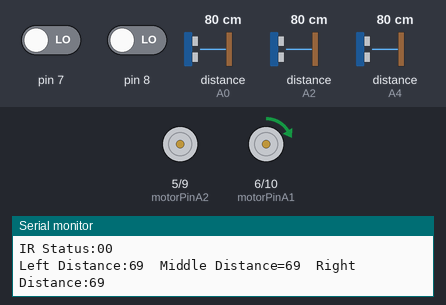
Recording of a sketch running on a simulated Arduino Uno, built with avr-gcc and run on an emulated ATmega328P. Shown: motor-driver pin pairs drawn as motors (green arrow = first pin HIGH = forward, orange = second pin HIGH = backward, longer = more drive), the last lines printed to the serial monitor. Wiring (inferred from the names in the program): 3 × ultrasonic range finder: trigger A1, echo A0 / trigger A3, echo A2 / trigger A5, echo A4. Inputs (shaded band) come from the test bench; at power-on: distance to the obstacle (sensors on A0, A4, A2) 80 cm, pin 7 LOW, pin 8 LOW. The echo pulse lasts 58.3 µs per cm.

Above: at 1.7 s.
1.8 s: distance to the obstacle (sensor on A0) set to 14 cm
3.3 s: distance to the obstacle (sensor on A0) set to 11 cm
At 3.9 s:
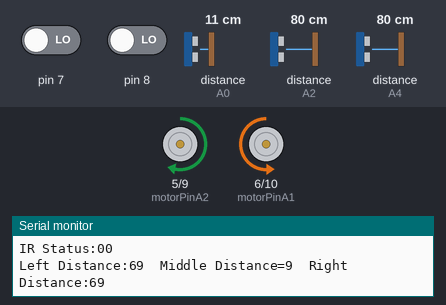
4.9 s: distance to the obstacle (sensor on A4) set to 29 cm
7.9 s: distance to the obstacle (sensor on A4) set to 24 cm
At 8.8 s:
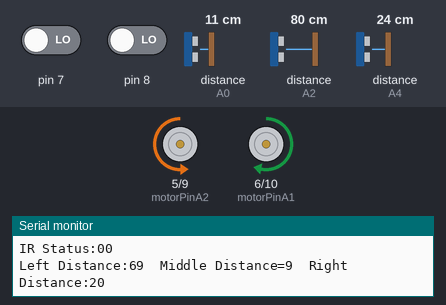
9.4 s: distance to the obstacle (sensor on A2) set to 30 cm
10.9 s: distance to the obstacle (sensor on A2) set to 23 cm
At 11.8 s:
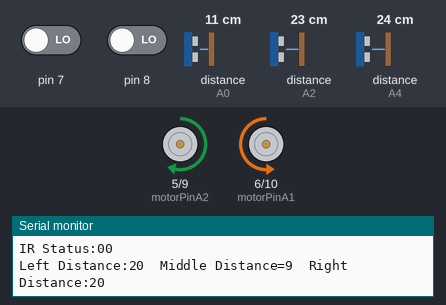
Timing chart, 0 to 13.9 s (numbered marks = the images above; inputs shaded):
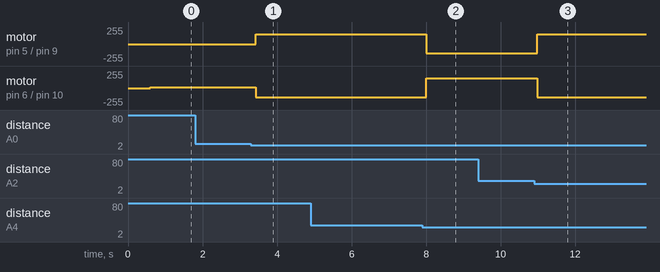

Measured:
- the behaviour switches between 13 and 12 cm on distance to the obstacle (sensor on A0) (found by bisection; images 0 and 1)
- the behaviour switches between 27 and 26 cm on distance to the obstacle (sensor on A4) (found by bisection; images 1 and 2)
- the behaviour switches between 27 and 26 cm on distance to the obstacle (sensor on A2) (found by bisection; images 2 and 3)
- after the input at 3.3 s, motor on pin 5 (motorPinA2) / pin 9 (motorPinB2): stopped → forward 150/255 after 0.12 s; motor on pin 6 (motorPinA1) / pin 10 (motorPinB1): forward 10/255 → backward 140/255 after 0.12 s
- after the input at 7.9 s, motor on pin 5 (motorPinA2) / pin 9 (motorPinB2): forward 150/255 → backward 140/255 after 0.10 s; motor on pin 6 (motorPinA1) / pin 10 (motorPinB1): backward 140/255 → forward 150/255 after 0.10 s
- after the input at 10.9 s, motor on pin 5 (motorPinA2) / pin 9 (motorPinB2): backward 140/255 → forward 150/255 after 0.08 s; motor on pin 6 (motorPinA1) / pin 10 (motorPinB1): forward 150/255 → backward 140/255 after 0.08 s

The sketch:

Obstacle_Avoidance_R.c.ino
```cpp
const int usmechoPin = A0,usmtrigPin = A1,uslechoPin = A2,usltrigPin = A3,usrechoPin = A4,usrtrigPin = A5;
int motorPinA1 = 6,motorPinA2 = 5, motorPinB1 =10,motorPinB2 = 9;
const int left=1,right=2;
const int path[16]={2,1,1,2,2,2,1,2,1,1,2};
int duration,distance;
int leftd,rightd,middled,i=0,dthreshold=4;
bool isWall=false;
int leftIR, rightIR;
const int motorSpeedA= 150, motorSpeedB= 140;
bool start=true;

void readSensor(){

  leftIR= digitalRead(8);
  rightIR= digitalRead(7);
  Serial.print("\nIR Status:");
  Serial.print(leftIR);
  Serial.println(rightIR);

  analogWrite(usltrigPin, 0);
  delayMicroseconds(10);
  analogWrite(usltrigPin, 180);
  delayMicroseconds(10);
  analogWrite(usltrigPin, 0);
  duration = pulseIn(uslechoPin, 180);
  distance= duration*0.030/2;
  Serial.print("Left Distance:");
  Serial.print(distance);
  leftd=distance;

  analogWrite(usmtrigPin, 0);
  delayMicroseconds(10);
  analogWrite(usmtrigPin, 180);
  delayMicroseconds(10);
  analogWrite(usmtrigPin, 0);
  duration = pulseIn(usmechoPin, 180);
  distance= duration*0.030/2;
  Serial.print("  Middle Distance=");
  Serial.print(distance);
  middled=distance;

  analogWrite(usrtrigPin, 0);
  delayMicroseconds(10);
  analogWrite(usrtrigPin, 180);
  delayMicroseconds(10);
  analogWrite(usrtrigPin, 0);
  duration = pulseIn(usrechoPin, 180);
  distance= duration*0.030/2;
  Serial.print("  Right Distance:");
  Serial.print(distance);
  rightd=distance;

  Serial.println();
}

void rightmotion(int speedRight,int speedLeft){
  digitalWrite(motorPinA1,LOW);
  analogWrite(motorPinA2,speedRight);
  analogWrite(motorPinB1,speedLeft);
  digitalWrite(motorPinB2,LOW);
}

void leftmotion(int speedRight,int speedLeft){
  analogWrite(motorPinA1,speedRight);
  digitalWrite(motorPinA2,LOW);
  digitalWrite(motorPinB1,LOW);
  analogWrite(motorPinB2,speedLeft);
}

void forward(int speedRight,int speedLeft){
  analogWrite(motorPinA1,speedRight);
  digitalWrite(motorPinA2,LOW);
  analogWrite(motorPinB1,speedLeft);
  digitalWrite(motorPinB2,LOW);
}

void stopb(){
  digitalWrite(motorPinA1,LOW);
  digitalWrite(motorPinA2,LOW);
  digitalWrite(motorPinB1,LOW);
  digitalWrite(motorPinB2,LOW);
}

void setup(){
  Serial.begin(9600);
  delay(500);
  pinMode(usmtrigPin, OUTPUT);
  pinMode(usmechoPin, INPUT);
  pinMode(usltrigPin, OUTPUT);
  pinMode(uslechoPin, INPUT);
  pinMode(usrtrigPin, OUTPUT);
  pinMode(usrechoPin, INPUT);
  pinMode(motorPinA1, OUTPUT);
  pinMode(motorPinA2, OUTPUT);
  pinMode(motorPinB1, OUTPUT);
  pinMode(motorPinB2, OUTPUT);
  digitalWrite(motorPinA1,LOW);
  digitalWrite(motorPinA2,LOW);
  digitalWrite(motorPinB1,LOW);
  digitalWrite(motorPinB2,LOW);

}

void loop(){
  readSensor();
  if(start)
    start=false;
  else if(middled<11&&(leftd<23 || (rightIR && (!leftIR)))){
    Serial.print("Taking Right");
    rightmotion(motorSpeedA,motorSpeedB);
    while(middled>11&&middled<20){
      readSensor();
    }
    // delay(330);
  }
  else if(middled<11&&(rightd<23 || (leftIR && (!rightIR)))) {
    Serial.print("Taking Left");
    leftmotion(motorSpeedA,motorSpeedB);
    while(middled>11&&middled<20){
      readSensor();
    }
    // delay(330);
  }
  else if(middled<11&&(rightd>23 || (!rightIR)) && (leftd>23 || (!leftIR)) ) {
    Serial.print("Taking Right");
    rightmotion(motorSpeedA,motorSpeedB);
    while(middled>11&&middled<20){
      readSensor();
    }
    // delay(330);
  }
  else if(leftd<10 || (rightIR && (!leftIR)) ){
    Serial.print("Left Detected!");
    forward(motorSpeedA-40,motorSpeedB);
    isWall=false;
  }
  else if(rightd<10 || (leftIR && (!rightIR)) ) {
    Serial.print("Right Detected!");
    forward(motorSpeedA, motorSpeedB-40);
    isWall=false;
  }
  else if(middled>dthreshold){
    Serial.print("Forward going");
    forward(motorSpeedA, motorSpeedB);
    isWall=false;
  }
  if(i>15){
    stopb();
    Serial.println("Bot stopped!");
  }

}
```
